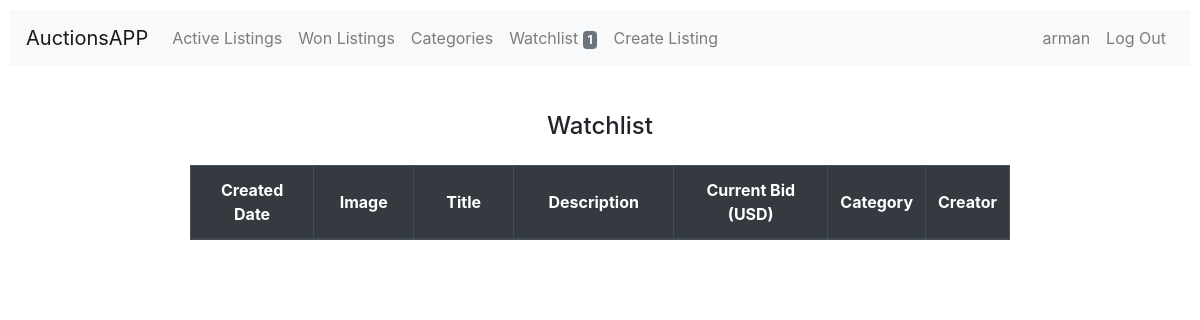
Before: /watchlist/ (signed in) with the older database file.
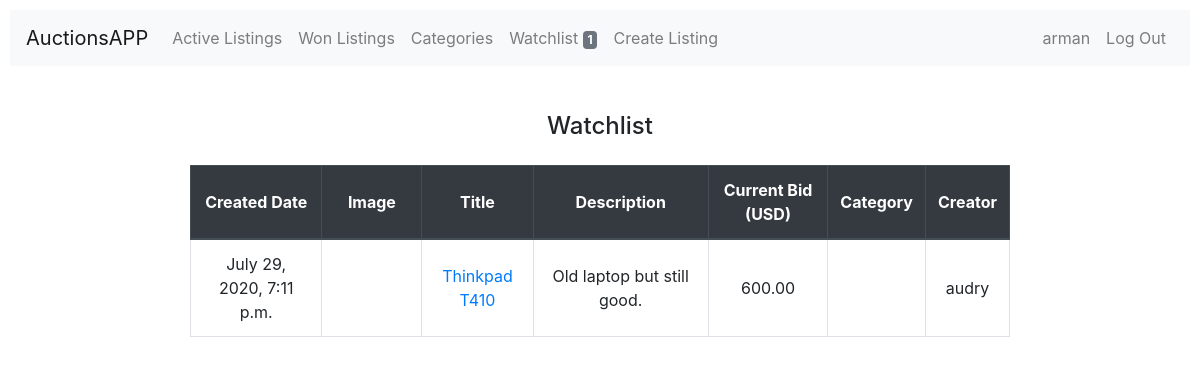
After: the same page with the newer database file.
### auctions/models.py (models this page shows, shortened)
class Listing(models.Model):
    title = models.CharField(max_length=30)
    desc = models.TextField()
    starting_bid = models.PositiveIntegerField()
    image = models.CharField(max_length=1000, blank=True)
    category = models.CharField(max_length=30, blank=True)
    creator = models.ForeignKey(User, on_delete=models.CASCADE, related_name="all_listings")
    active = models.BooleanField(default=True)
    created_at = models.DateTimeField(auto_now_add=True)
    last_bidder = models.ForeignKey(User, on_delete=models.CASCADE, blank=True, null=True)
    current_bid = models.PositiveIntegerField(blank=True, null=True)

class User(AbstractUser):
    def wlAmount(self):
        return len(self.wl_listings.filter(active="True"))

### auctions/views.py (the view)
# urls.py: path("watchlist/", views.watchlist, name="watchlist"),
@login_required(login_url='/login/')
def watchlist(request):
    wls = Watchlist.objects.filter(creator=request.user, active=True)
    wls_id = [i.listing.id for i in wls]
    listings = Listing.objects.filter(pk__in=wls_id)
    return render(request, "auctions/watchlist.html", {
        "listings": listings,
    })

### auctions/templates/auctions/watchlist.html (shortened to what this page needs)
{% extends "auctions/layout.html" %}
{% block body %}
    <div class="container">
        <h2>Watchlist</h2>
        <div class="scrollable">
            <table class="table table-bordered" style="text-align: center;">
                <thead class="thead-dark">
                    <tr class="align-middle">
                        <th scope="col" style="min-width:100px">Created Date</th>
                        <th scope="col" style="min-width:100px">Image</th>
                        <th scope="col" style="min-width:100px">Title</th>
                        <th scope="col" style="min-width:160px">Description</th>
                        <th scope="col" style="min-width:100px">Current Bid (USD)</th>
                        <th scope="col" style="min-width:80px">Category</th>
                        <th scope="col" style="min-width:80px">Creator</th>
                    </tr>
                </thead>
                <tbody>
                    {% for listing in listings %}
                        {% if listing.active %}
                            <tr>
                                <td>{{listing.created_at}}</td>
                                <td><img class="img_index" src="{{listing.image}}"></td>
                                <td><a href="{% url 'listing' listing.id %}">{{listing.title}}</a></td>
                                <td>{{listing.desc|truncatechars:80}}</td>
                                {% load humanize %}
                                <td>{{listing.current_bid|floatformat:2|intcomma}}</td>
                                {% if listing.category%}
                                    <td><a href="{% url 'category' listing.category %}">{{listing.category}}</a></td>
                                {% else %}
                                    <td>{{listing.category}}</td>
                                {% endif %}
                                <td>{{listing.creator.username}}</td>
                            </tr>
                        {% endif %}
                    {% endfor %}
                </tbody>
            </table>
        </div>
    </div>
{% endblock %}

Changed rows visible on the page:
added Listing: created_at "July 29, 2020, 7:11 p.m.", title "Thinkpad T410", desc "Old laptop but still good.", current_bid "600.00", creator.username "audry"
